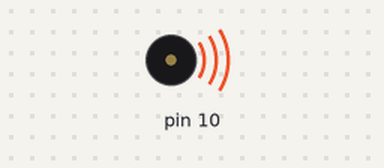
This sketch was run on a simulated Arduino Uno, built with avr-gcc and run on an emulated ATmega328P. On the bench: buzzer (waves = sounding).

Above: at 1.4 s.
At 4.43 s:
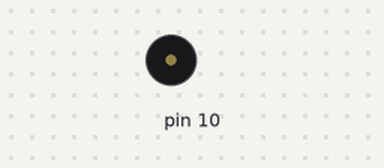
Timing chart, 0 to 9.7 s (numbered marks = the images above):
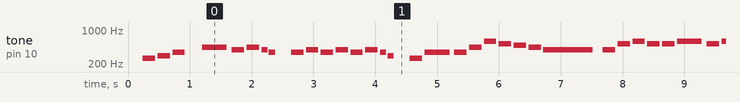

Measured:
- by itself, tone on pin 10: plays 262 Hz for 0.20 s, 294 Hz for 0.20 s, 349 Hz for 0.20 s, 440 Hz for 0.40 s, 392 Hz for 0.20 s, 440 Hz for 0.20 s … (454 notes in this stretch)

The sketch:

toneMelody.ino
```cpp
#include "pitches.h"

//array of notes
int melody[] = {
  NO, DO, RE, FA, NO, LA, SOL, LA, SOL, FA, NO,    FA, SOL, FA, SOL, FA, SOL, FA, RE,  NO,  DO, FA, FA, LA, RE2, DO2, SI, LA, SOL,
  SOL, DO2, RE2, DO2, DO2, RE2, DO2, RE2, DO2, LA, NO, FA, SOL, FA, SOL, FA, RE2, FA, SOL,
  LA, DO2, LA, DO2, LA, FA, RE, DO, FA/*, RE, FA ,FA, MI, RE, DO, DO, DO, SOL, FA, MI, FA,
  FA, FA, MI, RE, DO, SOL, SOL, SOL, FA, SOL, LA, LA, LA, DO, DO2,
  RE2, RE2, RE2, SI, LA, SOL, LA, SI, DO2, RE2, DO2, LA, SOL, FA, LA, RE, RE, RE, LA, RE, RE, RE, SI, SI, SI, SI, LA, SOL, FA, MI*/

};

int noteDurations[] = {
  2, 2, 2, 2,  2, 4, 2,  2, 1, 1,2, 2,  2, 2, 2, 2,  2, 1, 1, 2, 2,  4, 2, 2,  2, 2, 2, 2, 8,
  2, 2, 2, 2,  2, 4, 2,  2, 1, 1, 2, 2,  2, 2, 2, 2,  2, 4, 2,
  2, 2, 2, 2,  2, 2, 2, 2,  4, 4/* 2, 2, 2, 2,  4, 4,  2, 2, 2, 2,  8,
  2, 2, 2, 2,  4, 4,  2, 2, 2, 2,  8,  2, 2, 2, 2,
  2, 2, 2, 2,  2, 2, 2, 2,  2, 2, 2, 2,  6, 2,  2, 2, 2, 2,  2, 2, 2, 2,  2, 2, 4,  2, 2, 2, 2, 6*/
};
int pace = 100;
void setup()
{
  // change pace of music("speedy")
}
void loop() {
  for (int Note = 0; Note <sizeof(melody)/sizeof(int); Note++) {//counter of Notes (54 limit the array)
    int duration = pace*noteDurations[Note];//Adjust duration with the pace of music
    tone(10, melody[Note],duration); //Play note

// to distinguish the notes, set a minimum time between them.
    delay(duration*1.2);
  }
}
```

pitches.h
```cpp
#define NO 0
#define DO  262
#define RE  294
#define MI  330
#define FA  349
#define SOL  392
#define LA  440
#define SI  485
#define DO2  525
#define RE2  587
#define MI2  659
#define FA2  698
```
